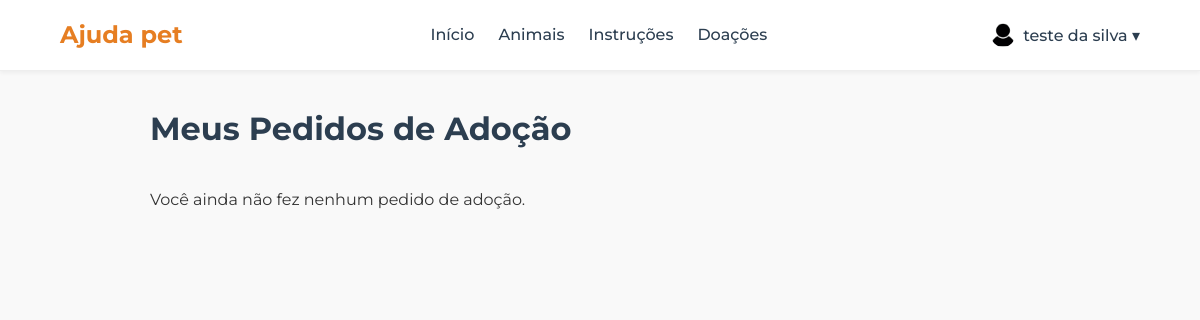
The page /meus_pedidos.php (signed in) on the database as committed earlier.
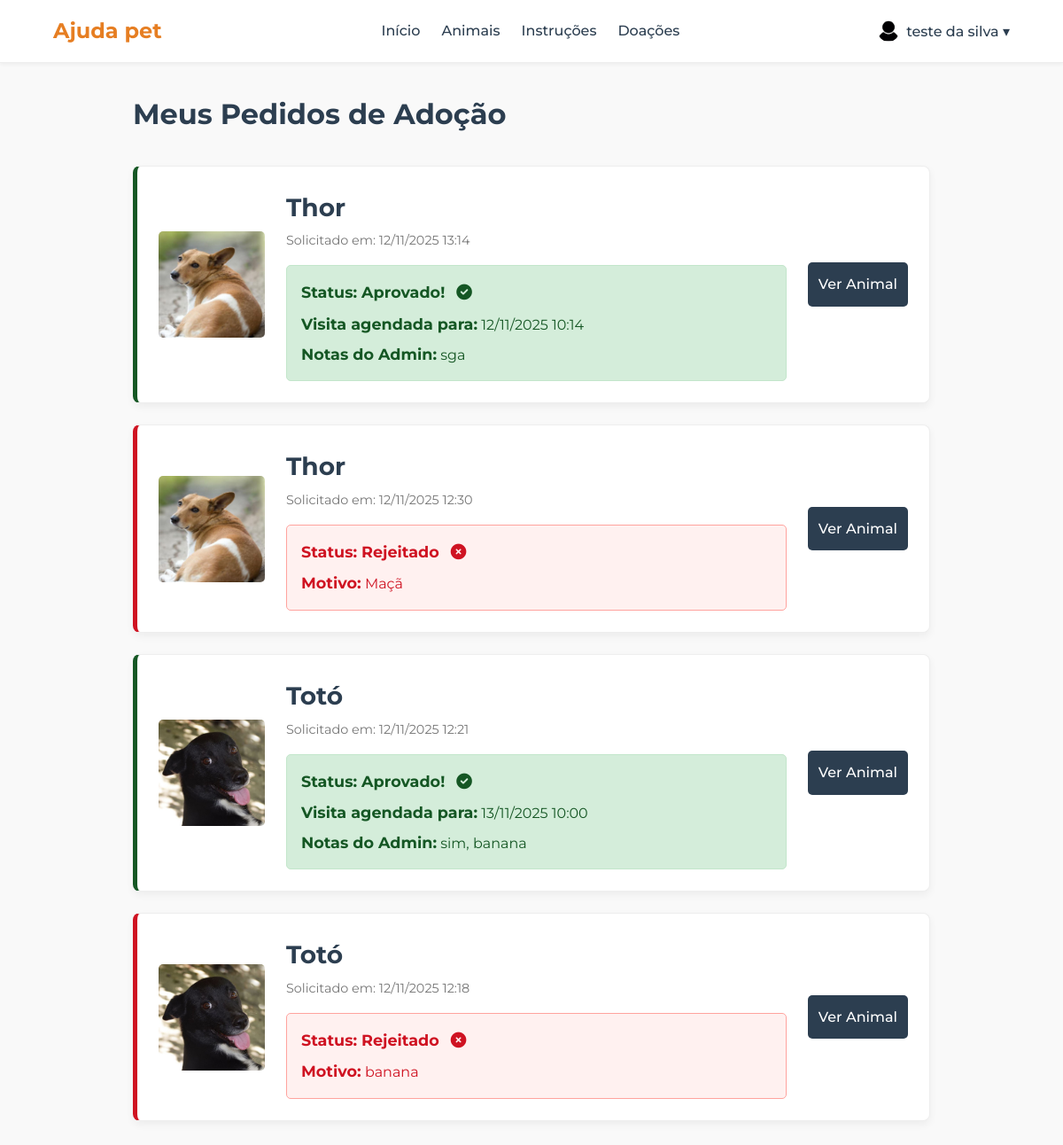
The same page on the database as committed later.
### tables this page shows
CREATE TABLE `animal` (
  `id` int(11) NOT NULL,
  `id_admin_cadastro` int(11) NOT NULL,
  `nome` varchar(100) NOT NULL,
  `sexo` enum('Macho','Fêmea') DEFAULT NULL,
  `raca` varchar(100) DEFAULT NULL,
  `porte` enum('Pequeno','Médio','Grande') DEFAULT NULL,
  `data_nascimento` date DEFAULT NULL,
  `peso` decimal(5,2) DEFAULT NULL,
  `cor_pelagem` varchar(50) DEFAULT NULL,
  `personalidade` text DEFAULT NULL,
  `imagem_url` varchar(255) DEFAULT NULL,
  `castrado` tinyint(1) DEFAULT 0,
  `microchip` varchar(50) DEFAULT NULL,
  `status` enum('Disponível','Em processo','Adotado','Indisponível') DEFAULT 'Disponível',
  `descricao_historia` text DEFAULT NULL,
  `observacoes` text DEFAULT NULL,
  `data_cadastro` timestamp NOT NULL DEFAULT current_timestamp(),
  `data_adocao` datetime DEFAULT NULL,
  `id_adotante` int(11) DEFAULT NULL
);

### meus_pedidos.php (the view, shortened to what this page needs)
<?php
require_once 'config/conexao.php';
$id_solicitante_logado = $_SESSION['solicitante_id'];
try {
    $sql_pedidos = "SELECT
                        s.id, s.status, s.data_solicitacao, s.data_visita_aprovada,
                        s.observacoes, s.visto_pelo_solicitante,
                        a.id AS animal_id, a.nome AS animal_nome, a.imagem_url AS animal_imagem
                    FROM SolicitacaoAdoção AS s
                    JOIN Animal AS a ON s.id_animal = a.id
                    WHERE s.id_solicitante = ?
                    ORDER BY s.data_solicitacao DESC";
    $stmt_pedidos = $pdo->prepare($sql_pedidos);
    $stmt_pedidos->execute([$id_solicitante_logado]);
    $pedidos = $stmt_pedidos->fetchAll();
} catch (PDOException $e) {
    die("Erro ao buscar pedidos: " . $e->getMessage());
}
?>
<!DOCTYPE html>
<html lang="pt-BR">
<head>
    <link rel="stylesheet" href="assets/css/global.css">
    <link rel="stylesheet" href="assets/css/meus_pedidos.css">
    <link rel="stylesheet" href="https://cdnjs.cloudflare.com/ajax/libs/font-awesome/6.0.0-beta3/css/all.min.css">
</head>
<body>
    <header class="navbar">
        <div class="container">
            <a href="index.php" class="logo">Ajuda pet</a>
            <nav>
                <ul>
                    <li><a href="index.php">Início</a></li>
                    <li><a href="#galeria">Animais</a></li>
                    <li><a href="#como-funciona">Instruções</a></li>
                    <li><a href="#doacoes">Doações</a></li>
                </ul>
            </nav>
            <div class="nav-buttons">
                <?php
                if (isset($_SESSION['admin_id'])):
                ?>
                    <a href="admin/index.php" class="btn-profile">Painel Admin</a>
                    <a href="backend/logout.php" class="btn-login">Sair</a>
                <?php
                elseif (isset($_SESSION['solicitante_id'])):
                    $nome_solicitante = $_SESSION['solicitante_nome'];
                ?>
                    <div class="profile-dropdown">
                        <button class="btn-profile">
                            <img src="assets/images/icon-profile.png" alt="Icone Perfil" class="profile-icon">
                            <?php echo htmlspecialchars($nome_solicitante); ?>
                            &#9662; </button>
                    </div>
                <?php
                else:
                ?>
                    <a href="login.php" class="btn-login">Login/Cadastro</a>
                <?php endif; ?>
            </div>
        </div>
    </header>
    <main class="container pedidos-page-container">
        <h1>Meus Pedidos de Adoção</h1>
        <div class="lista-pedidos">
            <?php if (empty($pedidos)): ?>
                <p>Você ainda não fez nenhum pedido de adoção.</p>
            <?php else: ?>
                <?php foreach ($pedidos as $pedido): ?>
                    <div class="pedido-card status-<?php echo strtolower($pedido['status']); ?>">
                        <div class="pedido-imagem">
                            <img src="uploads/<?php echo htmlspecialchars($pedido['animal_imagem']); ?>" alt="<?php echo htmlspecialchars($pedido['animal_nome']); ?>">
                        </div>
                        <div class="pedido-info">
                            <h3><?php echo htmlspecialchars($pedido['animal_nome']); ?></h3>
                            <span class="pedido-data">Solicitado em: <?php echo date('d/m/Y H:i', strtotime($pedido['data_solicitacao'])); ?></span>
                            <?php if ($pedido['status'] == 'Pendente'): ?>
                                <div class="pedido-status pendente">
                                    <strong>Status: Pendente</strong>
                                    <p>Sua solicitação está sendo avaliada pela administração.</p>
                                </div>
                            <?php elseif ($pedido['status'] == 'Aprovada'): ?>
                                <div class="pedido-status aprovada">
                                    <strong>Status: Aprovado! <i class="fas fa-check-circle"></i></strong>
                                    <p><strong>Visita agendada para:</strong> <?php echo date('d/m/Y H:i', strtotime($pedido['data_visita_aprovada'])); ?></p>
                                    <p><strong>Notas do Admin:</strong> <?php echo htmlspecialchars($pedido['observacoes'] ?? 'Nenhuma nota.'); ?></p>
                                </div>
                            <?php elseif ($pedido['status'] == 'Rejeitada'): ?>
                                <div class="pedido-status rejeitada">
                                    <strong>Status: Rejeitado <i class="fas fa-times-circle"></i></strong>
                                    <p><strong>Motivo:</strong> <?php echo htmlspecialchars($pedido['observacoes'] ?? 'Não informado.'); ?></p>
                                </div>
                            <?php endif; ?>
                        </div>
                        <div class="pedido-link">
                            <a href="animal_detalhes.php?id=<?php echo $pedido['animal_id']; ?>" class="btn-submit" style="background-color: var(--cor-dark);">Ver Animal</a>
                        </div>
                    </div>
                <?php endforeach; ?>
            <?php endif; ?>
        </div>
    </main>
</body>
</html>

### assets/css/global.css (style rules this page uses)
:root { --cor-principal: #E67E22; --cor-principal-hover: #d35400; --cor-texto: #333333; --cor-fundo: #f9f9f9; --cor-dark: #2c3e50; --cor-light: #ffffff; --cor-borda: #eeeeee; --cor-sucesso-bg: #d4edda; --cor-sucesso-border: #c3e6cb; --cor-sucesso-text: #155724; --cor-aviso-bg: #fffbe6; --cor-aviso-border: #ffe58f; --cor-aviso-text: #d4b106; }
* { box-sizing: border-box; margin: 0; padding: 0; }
body { font-family: 'Montserrat', sans-serif; line-height: 1.6; background-color: var(--cor-fundo); color: var(--cor-texto); }
.container { width: 90%; max-width: 1200px; margin: 0 auto; }
img { max-width: 100%; display: block; }
.navbar { background-color: var(--cor-light); padding: 1rem 0; border-bottom: 1px solid var(--cor-borda); box-shadow: 0 2px 4px rgba(0,0,0,0.05); }
.navbar .container { display: flex; justify-content: space-between; align-items: center; }
.logo { font-size: 1.5rem; font-weight: 700; color: var(--cor-principal); text-decoration: none; }
.navbar nav ul { list-style: none; display: flex; }
.navbar nav li { margin-left: 1.5rem; }
.navbar nav a { text-decoration: none; color: var(--cor-dark); font-weight: 500; }
.nav-buttons { display: flex; align-items: center; gap: 1rem; }
.btn-profile { background: none; border: none; color: var(--cor-dark); font-weight: 500; font-family: 'Montserrat', sans-serif; font-size: 1rem; cursor: pointer; display: flex; align-items: center; gap: 0.5rem; text-decoration: none; }
.btn-profile .profile-icon { width: 24px; height: 24px; border-radius: 50%; }
.profile-dropdown { position: relative; display: inline-block; }
.btn-submit { display: block; background-color: var(--cor-principal); color: white; text-align: center; padding: 0.75rem; text-decoration: none; border-radius: 5px; font-weight: 500; transition: background-color 0.3s ease; border: none; cursor: pointer; font-size: 1rem; }

### assets/css/meus_pedidos.css (style rules this page uses)
.pedidos-page-container { max-width: 900px; margin: 2rem auto; }
.pedidos-page-container h1 { font-size: 2rem; font-weight: 700; margin-bottom: 2rem; color: var(--cor-dark); }
.lista-pedidos { display: flex; flex-direction: column; gap: 1.5rem; }
.pedido-card { display: grid; grid-template-columns: 120px 1fr auto; gap: 1.5rem; align-items: center; background: var(--cor-light, #fff); border: 1px solid var(--cor-borda, #eee); border-left-width: 5px; padding: 1.5rem; border-radius: 8px; box-shadow: 0 4px 10px rgba(0, 0, 0, 0.05); }
.pedido-imagem img { width: 120px; height: 120px; object-fit: cover; border-radius: 5px; }
.pedido-info h3 { margin-top: 0; margin-bottom: 0.25rem; font-size: 1.75rem; color: var(--cor-dark); }
.pedido-data { font-size: 0.9rem; color: #777; margin-bottom: 1rem; display: block; }
.pedido-status { padding: 1rem; border-radius: 5px; margin-top: 0.5rem; border: 1px solid transparent; }
.pedido-status p { margin: 0.5rem 0 0 0; line-height: 1.5; }
.pedido-status strong { font-size: 1.1rem; }
.pedido-status i { margin-left: 0.5rem; }
.pedido-card.status-aprovada { border-left-color: var(--cor-sucesso-text, #155724); }
.pedido-status.aprovada { background: var(--cor-sucesso-bg, #d4edda); border-color: var(--cor-sucesso-border, #c3e6cb); color: var(--cor-sucesso-text, #155724); }
.pedido-card.status-rejeitada { border-left-color: #cf1322; }
.pedido-status.rejeitada { background: #fff1f0; border-color: #ffa39e; color: #cf1322; }
.pedido-link { text-align: right; }

Rows that differ between the two databases and show on the page:
added solicitacaoadoção: id_animal.imagem_url (picture), id_animal.nome "Thor", data_solicitacao "12/11/2025 13:14", data_visita_aprovada "12/11/2025 10:14", observacoes "sga", status "Aprovada" (drawn)
added solicitacaoadoção: id_animal.imagem_url (picture), id_animal.nome "Thor", data_solicitacao "12/11/2025 12:30", observacoes "Maçã", status "Rejeitada" (drawn)
added solicitacaoadoção: id_animal.imagem_url (picture), id_animal.nome "Totó", data_solicitacao "12/11/2025 12:21", data_visita_aprovada "13/11/2025 10:00", observacoes "sim, banana", status "Aprovada" (drawn)
added solicitacaoadoção: id_animal.imagem_url (picture), id_animal.nome "Totó", data_solicitacao "12/11/2025 12:18", observacoes "banana", status "Rejeitada" (drawn)
Other text that changed with them:
text no longer shown: "Você ainda não fez nenhum pedido de adoção."
